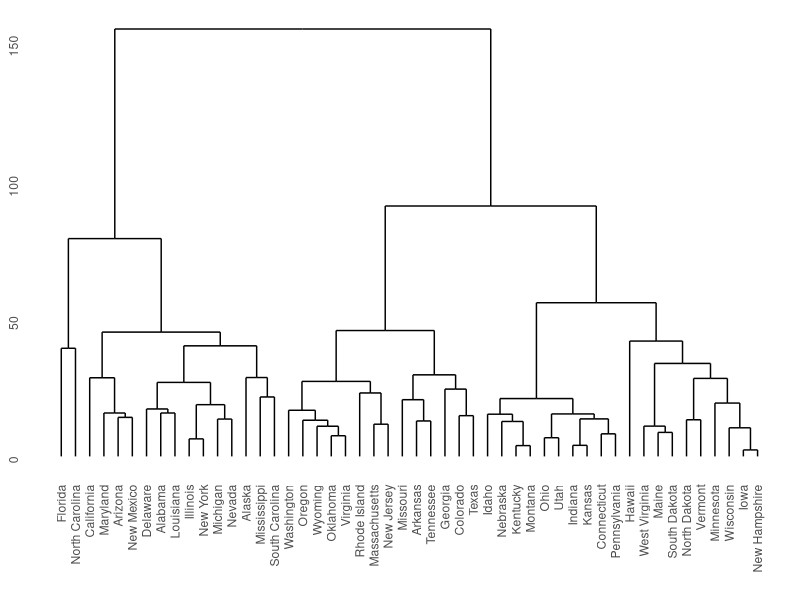
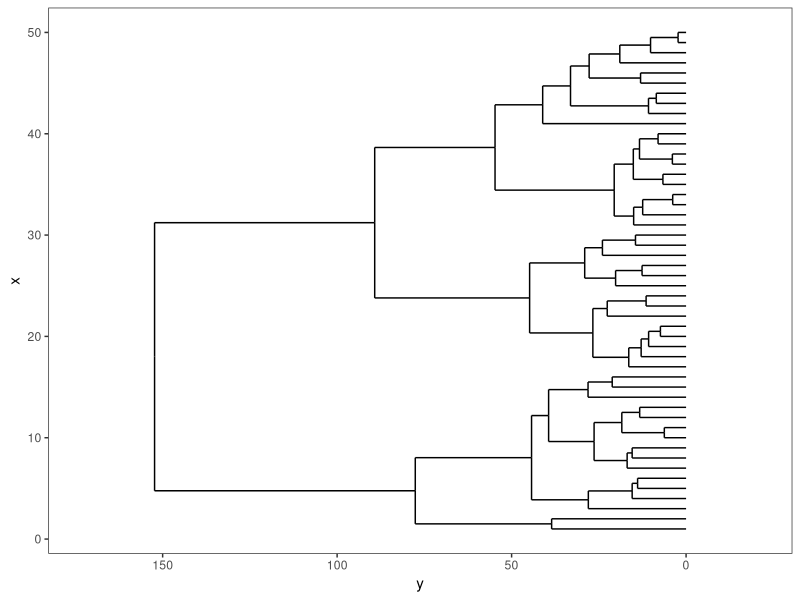

Write the R code that produced these figures, in order.
####### Dendogram ###

library(ggplot2)
library(ggdendro)

hc <- hclust(dist(USArrests),'ave')
hc
ggdendrogram(hc,rotate = FALSE,size=2)



## Here I show how to make full control over the data ###

model <- hclust(dist(USArrests),'ave')

model

dhc <- as.dendrogram(model)
dhc

#### Rectangular lines 

ddata <- dendro_data(dhc,type = 'rectangle')


p <- ggplot(segment(ddata))+
  geom_segment(aes(x=x,y=y,xend=xend,yend=yend))+
  coord_flip()+
  scale_y_reverse(expand=c(0.2,0))

### Modifying the theme   ###

p+theme_test()
